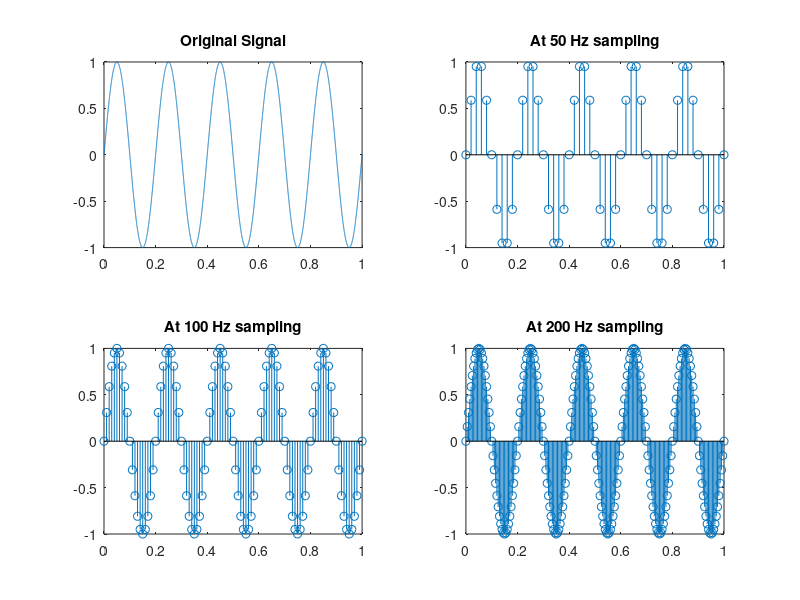

Source code (MATLAB):
%Engineer: Sat Patel
%Basic Sampling 

%Original Signal
F = 5 ; 
T = 1/F ; 
dt = 1/10000 ; 
t = 0:dt:5*T ; 
x_original = sin(2*pi*F*t) ; 
subplot(2,2,1) ; 
plot(t, x_original) ; 
title('Original Signal') ; 

%Sampling at 50 Hz 
dt = 1/50 ; 
t = 0:dt:5*T ; 
x_50 = sin(2*pi*F*t) ; 
subplot(2,2,2) ; 
stem(t, x_50) ; 
title('At 50 Hz sampling') ; 

%Sampling at 100 Hz 
dt = 1/100 ; 
t = 0:dt:5*T ; 
x_100 = sin(2*pi*F*t) ; 
subplot(2,2,3) ; 
stem(t, x_100) ; 
title('At 100 Hz sampling') ;

%Sampling at 200 Hz 
dt = 1/200 ; 
t = 0:dt:5*T ; 
x_200 = sin(2*pi*F*t) ; 
subplot(2,2,4) ; 
stem(t, x_200) ; 
title('At 200 Hz sampling') ; 

